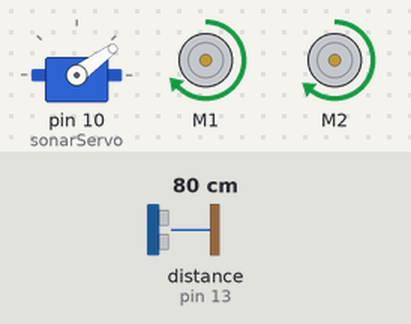
Bench run of a sketch on a simulated Arduino Uno, built with avr-gcc and run on an emulated ATmega328P. Parts: servo, 2 × DC motor (green arrow = forward, orange = backward, longer = faster). The test bench sets the inputs (shaded band); at power-on: distance to the obstacle (sensor on pin 13) 80 cm. The echo pulse lasts 58.3 µs per cm.

Above: at 4.9 s.
5.0 s: distance to the obstacle (sensor on pin 13) set to 22 cm
8.0 s: distance to the obstacle (sensor on pin 13) set to 19 cm
At 8.32 s:
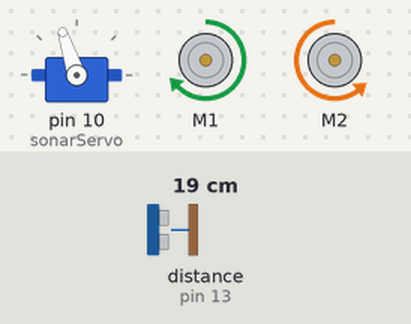
11.0 s: distance to the obstacle (sensor on pin 13) set to 11 cm
14.0 s: distance to the obstacle (sensor on pin 13) set to 8 cm
At 15.1 s:
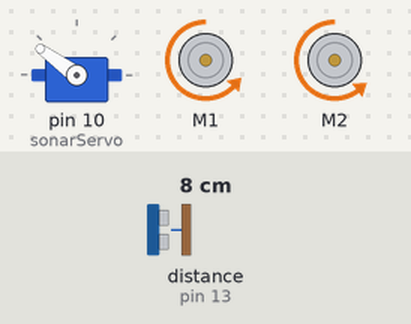
17.0 s: distance to the obstacle (sensor on pin 13) set to 18 cm
At 18.33 s:
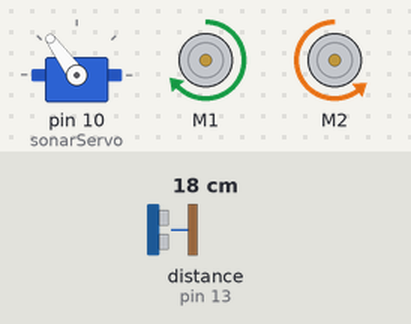
20.0 s: distance to the obstacle (sensor on pin 13) set to 35 cm
At 20.68 s:
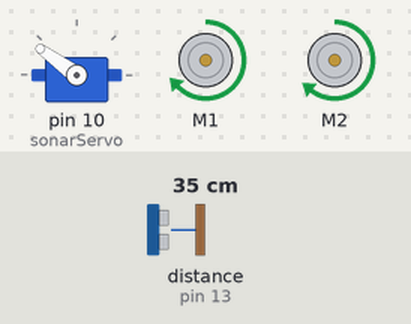
Timing chart, 0 to 24.0 s (numbered marks = the images above; inputs shaded):
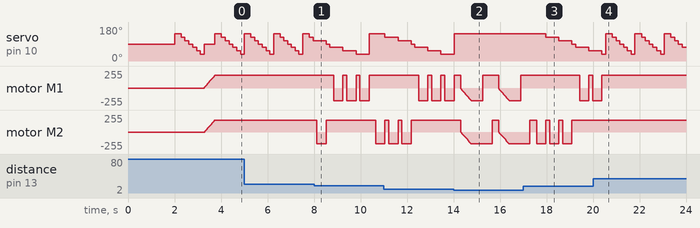

Measured:
- the behaviour switches between 20 and 19 cm on distance to the obstacle (sensor on pin 13) (found by bisection; images 0 and 1)
- the behaviour switches between 10 and 9 cm on distance to the obstacle (sensor on pin 13) (found by bisection; images 1 and 2)
- after the input at 8.0 s, motor M1: alternates forward 188/255 for 0.16 s and backward 188/255 for 0.40 s, starting after 0.85 s; motor M2: forward 178/255 → backward 178/255 after 0.12 s, → forward 178/255 0.40 s later, → backward 178/255 2.1 s later
- after the input at 14.0 s, servo on pin 10 (sonarServo): goes on until 14.0 s, then stays 144°
- after the input at 17.0 s, servo on pin 10 (sonarServo): moves from 144° to 54° over 1.8 s, starting after 0.97 s
- after the input at 20.0 s, motor M1: goes on until 20.4 s, then stays forward 188/255; motor M2: stops changing and stays forward 178/255

The sketch:

Marty_3.ino
```cpp
/*
    G. Buchenberger
*/

#include <Wire.h>
#include <Adafruit_MotorShield.h>
#include "utility/Adafruit_MS_PWMServoDriver.h"
#include <NewPing.h>
#include <Servo.h>

#define TRIG_PIN 12 // define the pins of your sensor
#define ECHO_PIN 13
#define MAX_DISTANCE 200 // sets maximum useable sensor measuring distance to 200cm
#define MAX_SPEED 180 // sets speed of DC traction motors to 180/256 or about 70% of full speed - to get power drain down.
#define MAX_SPEED_OFFSET 10 // this sets offset to allow for differences between the two DC traction motors
#define COLL_DIST 10 // sets distance at which robot stops and reverses to 10cm
#define TURN_DIST COLL_DIST+10 // sets distance at which robot veers away from object (not reverse) to 20cm

// Create the motor shield object with the default I2C address
Adafruit_MotorShield AFMS = Adafruit_MotorShield();

NewPing sonar(TRIG_PIN, ECHO_PIN, MAX_DISTANCE); // sets up sensor library to use the correct pins to measure distance.

Adafruit_DCMotor *motor1 = AFMS.getMotor(1);
Adafruit_DCMotor *motor2 = AFMS.getMotor(2);
Servo sonarServo;

int pos = 0; // this sets up variables for use in the sketch (code)
int maxDist = 0;
int maxAngle = 0;
int maxRight = 0;
int maxLeft = 0;
int maxFront = 0;
int course = 0;
int curDist = 0;
String motorSet = "";
int speedSet = 0;
//-------------------------------------------------------------------------------------------------------------------------------------
void setup() {
  AFMS.begin();
  sonarServo.attach(10);
  sonarServo.write(90);
  delay(2000); // delay for two seconds
  checkPath(); // run the CheckPath routine to find the best path to begin travel
  motorSet = "FORWARD"; // set the director indicator variable to FORWARD
  sonarServo.write(90); // make sure servo is still facing forward
  moveForward(); // run function to make robot move forward
}
//-------------------------------------------------------------------------------------------------------------------------------------
void loop() {
  checkForward(); // check that if the robot is supposed to be moving forward, that the drive motors are set to move forward - this is needed to overcome some issues with only using 4 AA NiMH batteries
  checkPath(); // set ultrasonic sensor to scan for any possible obstacles
}
//-------------------------------------------------------------------------------------------------------------------------------------
void checkPath() {
  int curLeft = 0;
  int curFront = 0;
  int curRight = 0;
  int curDist = 0;
  sonarServo.write(144); // set servo to face left 54-degrees from forward
  delay(120); // wait 120milliseconds for servo to reach position
  for (pos = 144; pos >= 36; pos -= 18)  // loop to sweep the servo (& sensor) from 144-degrees left to 36-degrees right at 18-degree intervals.
  {
    sonarServo.write(pos);  // tell servo to go to position in variable 'pos'
    delay(90); // wait 90ms for servo to get to position
    checkForward(); // check the robot is still moving forward
    curDist = readPing(); // get the current distance to any object in front of sensor
    if (curDist < COLL_DIST) { // if the current distance to object is less than the collision distance
      checkCourse(); // run the checkCourse function
      break; // jump out of this loop
    }
    if (curDist < TURN_DIST) { // if current distance is less than the turn distance
      changePath(); // run the changePath function
    }
    if (curDist > curDist) {
      maxAngle = pos;
    }
    if (pos > 90 && curDist > curLeft) {
      curLeft = curDist;
    }
    if (pos == 90 && curDist > curFront) {
      curFront = curDist;
    }
    if (pos < 90 && curDist > curRight) {
      curRight = curDist;
    }
  }
  maxLeft = curLeft;
  maxRight = curRight;
  maxFront = curFront;
}
//-------------------------------------------------------------------------------------------------------------------------------------
void setCourse() { // set direction for travel based on a very basic distance map, simply which direction has the greatest distance to and object - turning right or left?
  if (maxAngle < 90) {
    turnRight();
  }
  if (maxAngle > 90) {
    turnLeft();
  }
  maxLeft = 0;
  maxRight = 0;
  maxFront = 0;
}
//-------------------------------------------------------------------------------------------------------------------------------------
void checkCourse() { // we're about to hit something so move backwards, stop, find where the empty path is.
  moveBackward();
  delay(500);
  moveStop();
  setCourse();
}
//-------------------------------------------------------------------------------------------------------------------------------------
void changePath() {
  if (pos < 90) {
    veerLeft(); // if current pos of sensor is less than 90-degrees, it means the object is on the right hand side so veer left
  }
  if (pos > 90) {
    veerRight(); // if current pos of sensor is greater than 90-degrees, it means the object is on the left hand side so veer right
  }
}
//-------------------------------------------------------------------------------------------------------------------------------------

int readPing() { // read the ultrasonic sensor distance
  delay(70);
  unsigned int uS = sonar.ping();
  int cm = uS / US_ROUNDTRIP_CM;
  return cm;
}
void checkForward() {
  if (motorSet == "FORWARD") {
    motor1->run(FORWARD);  // make sure motors are going forward
    motor2->run(FORWARD);
  }
}
//-------------------------------------------------------------------------------------------------------------------------------------
void checkBackward() {
  if (motorSet == "BACKWARD") {
    motor1->run(BACKWARD);  // make sure motors are going backward
    motor2->run(BACKWARD);
  }
}
//-------------------------------------------------------------------------------------------------------------------------------------

// In some cases, the Motor Drive Shield may just stop if the supply voltage is too low (due to using only four NiMH AA cells).
// The above functions simply remind the Shield that if it's supposed to go forward, then make sure it is going forward and vice versa.
//-------------------------------------------------------------------------------------------------------------------------------------
void moveStop() {
  motor1->run(RELEASE);  // stop the motors.
  motor2->run(RELEASE);
}
//-------------------------------------------------------------------------------------------------------------------------------------
void moveForward() {
  motorSet = "FORWARD";
  motor1->run(FORWARD);      // turn it on going forward
  motor2->run(FORWARD);      // turn it on going forward
  for (speedSet = 0; speedSet < MAX_SPEED; speedSet += 2) // slowly bring the speed up to avoid loading down the batteries too quickly
  {
    motor1->setSpeed(speedSet + MAX_SPEED_OFFSET);
    motor2->setSpeed(speedSet);
    delay(5);
  }
}
//-------------------------------------------------------------------------------------------------------------------------------------
void moveBackward() {
  motorSet = "BACKWARD";
  motor1->run(BACKWARD);      // turn it on going forward
  motor2->run(BACKWARD);     // turn it on going forward
  for (speedSet = 0; speedSet < MAX_SPEED; speedSet += 2) // slowly bring the speed up to avoid loading down the batteries too quickly
  {
    motor1->setSpeed(speedSet + MAX_SPEED_OFFSET);
    motor2->setSpeed(speedSet);
    delay(5);
  }
}
//-------------------------------------------------------------------------------------------------------------------------------------
void turnRight() {
  motorSet = "RIGHT";
  motor1->run(FORWARD);      // turn motor 1 forward
  motor2->run(BACKWARD);     // turn motor 2 backward
  delay(400); // run motors this way for 400ms
  motorSet = "FORWARD";
  motor1->run(FORWARD);      // set both motors back to forward
  motor2->run(FORWARD);
}
//-------------------------------------------------------------------------------------------------------------------------------------
void turnLeft() {
  motorSet = "LEFT";
  motor1->run(BACKWARD);     // turn motor 1 backward
  motor2->run(FORWARD);      // turn motor 2 forward
  delay(400); // run motors this way for 400ms
  motorSet = "FORWARD";
  motor1->run(FORWARD);      // turn it on going forward
  motor2->run(FORWARD);      // turn it on going forward
}
//-------------------------------------------------------------------------------------------------------------------------------------
void veerRight() {
  motor2->run(BACKWARD);  // veering right? set right motor backwards for 400ms
  delay(400);
  motor2->run(FORWARD);
}
//-------------------------------------------------------------------------------------------------------------------------------------
void veerLeft() {
  motor1->run(BACKWARD);  // veering left? set left motor backwards for 400ms
  delay(400);
  motor1->run(FORWARD);
}
```
